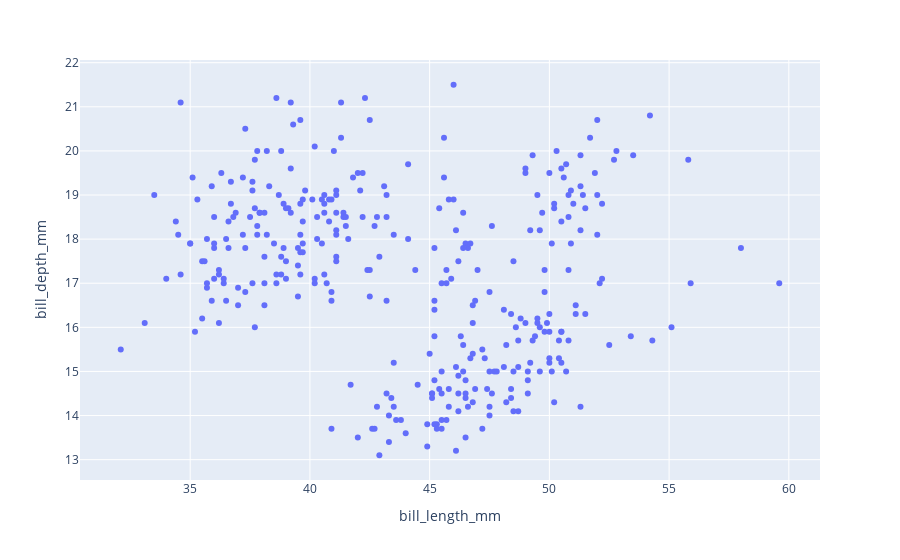

The cell this chart's notebook holds for it:
### Code cell
# Show a bivariate plot of bill length and bill depth
fig = px.scatter(df, x= 'bill_length_mm', y= 'bill_depth_mm')
fig.show()

### Figure 1 — Plotly figure (JSON) as saved in the notebook; plotly's stock layout.template omitted (floating-point values rounded to 4 significant figures; data arrays with more than 128 entries replaced by an {"elided": "..."} marker saying what was removed)
{"data": [{"hovertemplate": "bill_length_mm=%{x}<br>bill_depth_mm=%{y}<extra></extra>", "legendgroup": "", "marker": {"color": "#636efa", "symbol": "circle"}, "mode": "markers", "name": "", "orientation": "v", "showlegend": false, "type": "scatter", "x": {"elided": "333 float values"}, "xaxis": "x", "y": {"elided": "333 float values"}, "yaxis": "y"}], "layout": {"legend": {"tracegroupgap": 0}, "margin": {"t": 60}, "xaxis": {"anchor": "y", "domain": [0, 1], "title": {"text": "bill_length_mm"}}, "yaxis": {"anchor": "x", "domain": [0, 1], "title": {"text": "bill_depth_mm"}}}}
